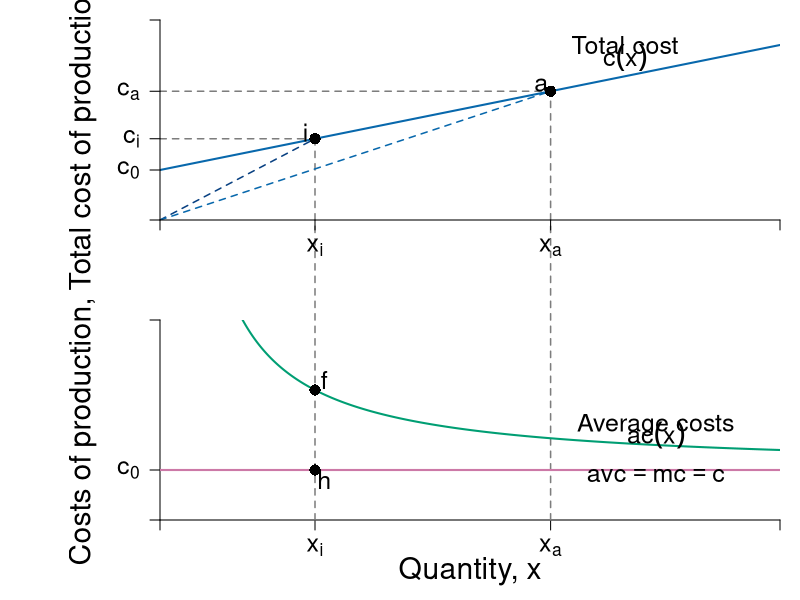

Recreate this plot in R.
#Graph Designer: Scott Cohn
#Authors: Bowles and Halliday
#Title: Microeconomics: Competition, Conflict and Coordination

require(shape)
pdf(file = "firmmarketsupply/tc_ac_mc_stacked_linear.pdf", width = 9, height = 12)

#Set parameters for graphics
axislabelsize <- 1.8
labelsize <- 1.5
namesize <- 1.8
annotatesize <- 1.5
graphlinewidth <- 2
segmentlinewidth <- 1.5

COL <- c("#7fc97f", "#beaed4", "#fdc086", "#ffff99", "#386cb0", "#f0027f", "#bf5b17", "#666666")
COLA <- c("#99d8c9","#66c2a4","#41ae76", "#238b45", "#005824")
COLB <- c("#4eb3d3", "#2b8cbe", "#0868ac","#084081")
grays <- gray.colors(25, start = 1, end = 0)
CBCols <- c("#009E73","#0072B2","#E69F00","#CC79A7", "#F0E442")

#Edited the margins to cater for the larger LHS labels
par(mar =  c(4, 8, 1, 1), mfrow = c(2, 1))


totalcost <- function(x, c0 = 10, c1 = 2){
  c0 + c1*x
}

avgcost <- function(x, c0 = 10, c1 = 2){
  totalcost/x
}

avgvarcost <- function(x,  c1 = 2){
  c1
}

marginalcost <- function(x, c1 = 2){
  c1
}

mcline <- function(x, constant = 0.3181472, slope = 0.125){
  constant + slope*x
}



# total cost --------------------------------------------------------------


xlims <- c(0, 10)
ylims <- c(0, 8)

npts <- 501 
x <- seq(xlims[1], xlims[2], length.out = npts)
y <- seq(ylims[1], ylims[2], length.out = npts) 
a <- c(13, 16.75, 19.25)

plot(0, 0, xlim = xlims, ylim = ylims, type = "n",
     xlab = expression(paste("")),
     ylab = expression(paste("")), 
     xaxt = "n", 
     yaxt = "n", 
     cex.lab = axislabelsize, 
     bty = "n",
     xaxs = "i", 
     yaxs = "i")

# Choose x_i

i <- c(2, 2.5, 3, 3.5, 4)
xi <- i[2]
xa <- 6.3

ticksy <- c(0, 2, totalcost(x = xi, c0 = 10, c1 = 2), totalcost(x = xi, c0 = 2, c1 = 0.5), totalcost(x = xa, c0 = 2, c1 = 0.5), ylims[2])
ylabels <- c(NA, expression(paste(c[0])), expression(paste(c[0])), expression(paste(c[i])), expression(paste(c[a])), NA)
ticksx <- c(0, xi, xa, xlims[2])
xlabels <- c(NA, expression(paste(x[i])), expression(paste(x[a])), NA)

npts <- 500 
xx1 <- seq(xlims[1], xlims[2], length.out = npts)
xx3 <- seq(xi - 1.5, xi + 1.5, length.out = npts)
xx4 <- seq(4.82456, 7.82456, length.out = npts)

# Total Cost curve
lines(xx1, totalcost(xx1, c0 = 2, c1 = 0.5), col = COLB[3], lwd = graphlinewidth)

# Label the axes
text(-1.25, 0.5*ylims[2], expression(paste("Total cost of production, ", c)), xpd = TRUE, cex = axislabelsize, srt = 90) 

# Segments
segments(xi, -50, xi, totalcost(xi, c0 = 2, c1 = 0.5), lty = 2, col = grays[20], lwd = segmentlinewidth, xpd = TRUE)
segments(0, totalcost(xi, c0 = 2, c1 = 0.5), xi, totalcost(xi, c0 = 2, c1 = 0.5), lty = 2, col = grays[20], lwd = segmentlinewidth)

segments(xa, -50, xa, totalcost(xa, c0 = 2, c1 = 0.5), lty = 2, col = grays[20], lwd = segmentlinewidth, xpd = TRUE)
segments(0, totalcost(xa, c0 = 2, c1 = 0.5), xa, totalcost(xa, c0 = 2, c1 = 0.5), lty = 2, col = grays[20], lwd = segmentlinewidth)

segments(0, 0, xi, totalcost(x = xi, c0 = 2, c1 = 0.5), lty = 2, col = COLB[4] , lwd = segmentlinewidth)
segments(0, 0, xa, totalcost(x = xa, c0 = 2, c1 = 0.5), lty = 2, col = COLB[3] , lwd = segmentlinewidth)


# Add point and label
points(xi, totalcost(x = xi, c0 = 2, c1 = 0.5), pch = 16, col = "black", cex = 1.5)
text(xi - 0.15, totalcost(x = xi, c0 = 2, c1 = 0.5) + 0.25, expression("i"), cex = annotatesize)

points(xa, totalcost(x = xa, c0 = 2, c1 = 0.5), pch = 16, col = "black", cex = 1.5)
text(xa - 0.15, totalcost(x = xa, c0 = 2, c1 = 0.5) + 0.25, expression("a"), cex = annotatesize)

#Label the cost curve
text(7.5, 7.0, expression("Total cost"), cex = annotatesize)
text(7.5, 6.5, expression(c(x)), cex = annotatesize)

# Axis Labels
axis(1, at = ticksx, pos = 0, labels = xlabels, cex.axis = labelsize)
axis(2, at = ticksy, pos = 0, labels = ylabels, las = 1, cex.axis = labelsize)

# ac & mc -----------------------------------------------------------------

avgcost <- function(x,  c0 = 2, c1 = 0.05){
  (c0 + c1*x)/x
}

marginalcost <- function(x, c1 = 0.05){
  0*x + c1 
}

xlims <- c(0, 10)
ylims <- c(0, 2)

npts <- 501 
x <- seq(xlims[1], xlims[2], length.out = npts)
y <- seq(ylims[1], ylims[2], length.out = npts) 
a <- c(13, 16.75, 19.25)

plot(0, 0, xlim = xlims, ylim = ylims, type = "n",
     xlab = expression(paste("")),
     ylab = expression(paste("")), 
     xaxt = "n", 
     yaxt = "n", 
     cex.lab = axislabelsize, 
     bty = "n",
     xaxs = "i", 
     yaxs = "i")


ticksy <- c(0, 0.5, ylims[2])
ylabels <- c(NA, expression(paste(c[0])), NA)
ticksx <- c(0, xi, xa, xlims[2])
xlabels <- c(NA, expression(paste(x[i])), expression(paste(x[a])),NA)

axis(1, at = ticksx, pos = 0, labels = xlabels, cex.axis = labelsize)
axis(2, at = ticksy, pos = 0, labels = ylabels, las = 1, cex.axis = labelsize)

npts <- 500 
xx1 <- seq(xlims[1], xlims[2], length.out = npts)
xx3 <- seq(4, 8, length.out = npts)
xx4 <- seq(xlims[1], 6.32456, length.out = npts)
xx5 <- seq(6.32456, xlims[2], length.out = npts)

text(-1.25, 0.5*ylims[2], expression(paste("Costs of production, ", c)), xpd = TRUE, cex = axislabelsize, srt = 90) 
mtext(expression(paste("Quantity, ", x)), side = 1, line = 2.5, cex = axislabelsize)

# segments
segments(xi, 0, xi, ylims[2] + 1, lty = 2, col = grays[20], lwd = segmentlinewidth, xpd = TRUE)
segments(xa, 0, xa, ylims[2] + 1, lty = 2, col = grays[20], lwd = segmentlinewidth, xpd = TRUE)

# AC
lines(x, avgcost(x, c0 = 2, c1 = 0.5), col = CBCols[1], lwd = graphlinewidth)

# AVC = MC
lines(x, marginalcost(x, c1 = 0.5), col = CBCols[4], lwd = graphlinewidth)

# Add point and label
points(xi, marginalcost(xi, c1 = 0.5), pch = 16, col = "black", cex = 1.5)
text(xi + 0.15, marginalcost(xi, c1 = 0.5) - 0.1, expression("h"), cex = annotatesize)

points(xi, avgcost(xi, c0 = 2, c1 = 0.5), pch = 16, col = "black", cex = 1.5)
text(xi + 0.15, avgcost(xi, c0 = 2, c1 = 0.5) + 0.1, expression("f"), cex = annotatesize)

# Label curves
text(0.8*xlims[2], 0.95, expression("Average costs"), cex = annotatesize)
text(0.8*xlims[2], 0.85, expression(ac(x)), cex = annotatesize)
text(0.8*xlims[2], 0.45, expression(paste(avc == mc, phantom() == c)), cex = annotatesize)

dev.off()
